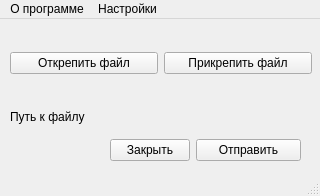
<?xml version="1.0" encoding="UTF-8"?>
<ui version="4.0">
 <class>QMainWindow</class>
 <widget class="QMainWindow" name="QMainWindow">
  <property name="geometry">
   <rect>
    <x>0</x>
    <y>0</y>
    <width>320</width>
    <height>196</height>
   </rect>
  </property>
  <property name="windowTitle">
   <string>edu_tatar_ru_food</string>
  </property>
  <widget class="QWidget" name="centralwidget">
   <widget class="QLabel" name="label_file_path">
    <property name="geometry">
     <rect>
      <x>10</x>
      <y>90</y>
      <width>300</width>
      <height>16</height>
     </rect>
    </property>
    <property name="text">
     <string>Путь к файлу</string>
    </property>
   </widget>
   <widget class="QWidget" name="layoutWidget">
    <property name="geometry">
     <rect>
      <x>110</x>
      <y>120</y>
      <width>191</width>
      <height>22</height>
     </rect>
    </property>
    <layout class="QFormLayout" name="formLayout">
     <item row="0" column="1">
      <widget class="QPushButton" name="pushButton_send">
       <property name="text">
        <string>Отправить</string>
       </property>
      </widget>
     </item>
     <item row="0" column="0">
      <widget class="QPushButton" name="pushButton_close_application">
       <property name="text">
        <string>Закрыть</string>
       </property>
      </widget>
     </item>
    </layout>
   </widget>
   <widget class="QWidget" name="layoutWidget">
    <property name="geometry">
     <rect>
      <x>10</x>
      <y>10</y>
      <width>302</width>
      <height>69</height>
     </rect>
    </property>
    <layout class="QHBoxLayout" name="horizontalLayout">
     <item>
      <widget class="QPushButton" name="pushButton_unpin_file">
       <property name="text">
        <string>Открепить файл</string>
       </property>
      </widget>
     </item>
     <item>
      <widget class="QPushButton" name="pushBatton_attach_file">
       <property name="text">
        <string>Прикрепить файл</string>
       </property>
      </widget>
     </item>
    </layout>
   </widget>
  </widget>
  <widget class="QMenuBar" name="menubar">
   <property name="geometry">
    <rect>
     <x>0</x>
     <y>0</y>
     <width>320</width>
     <height>24</height>
    </rect>
   </property>
   <widget class="QMenu" name="menu">
    <property name="title">
     <string>О программе</string>
    </property>
    <addaction name="action"/>
    <addaction name="actionAbout"/>
   </widget>
   <widget class="QMenu" name="Settings">
    <property name="title">
     <string>Настройки</string>
    </property>
    <addaction name="QAction_proxy_settings"/>
    <addaction name="Qaction_authorization_settings"/>
    <addaction name="QAction_linkfood_settings"/>
   </widget>
   <addaction name="menu"/>
   <addaction name="Settings"/>
  </widget>
  <widget class="QStatusBar" name="statusbar"/>
  <action name="action">
   <property name="text">
    <string>Лицензия</string>
   </property>
  </action>
  <action name="actionAbout">
   <property name="text">
    <string>About</string>
   </property>
  </action>
  <action name="action_2">
   <property name="text">
    <string>Прокси</string>
   </property>
  </action>
  <action name="QAction_proxy_settings">
   <property name="text">
    <string>Прокси</string>
   </property>
  </action>
  <action name="Qaction_authorization_settings">
   <property name="text">
    <string>Авторизация</string>
   </property>
  </action>
  <action name="QAction_linkfood_settings">
   <property name="text">
    <string>Ссылки на food</string>
   </property>
  </action>
 </widget>
 <resources/>
 <connections/>
</ui>
